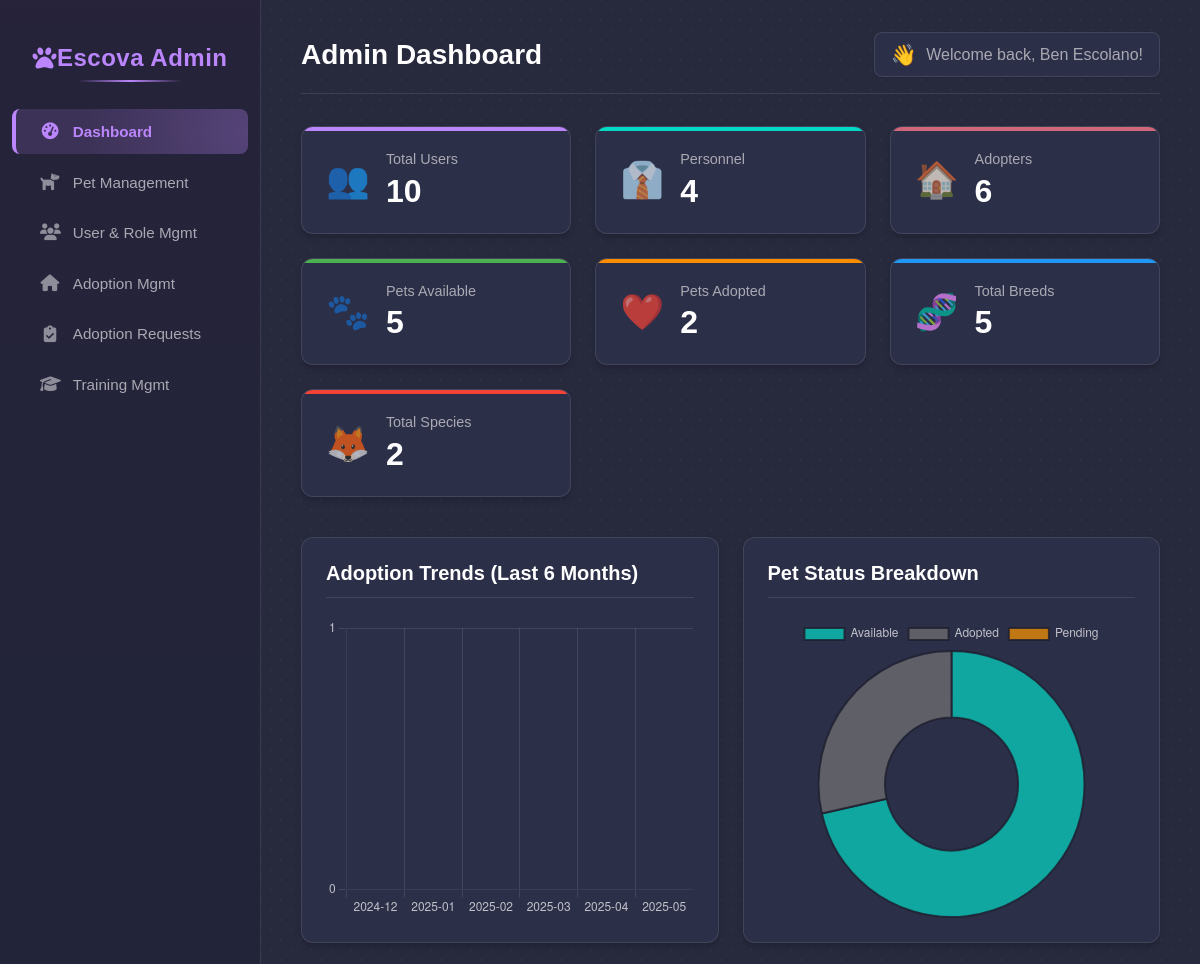
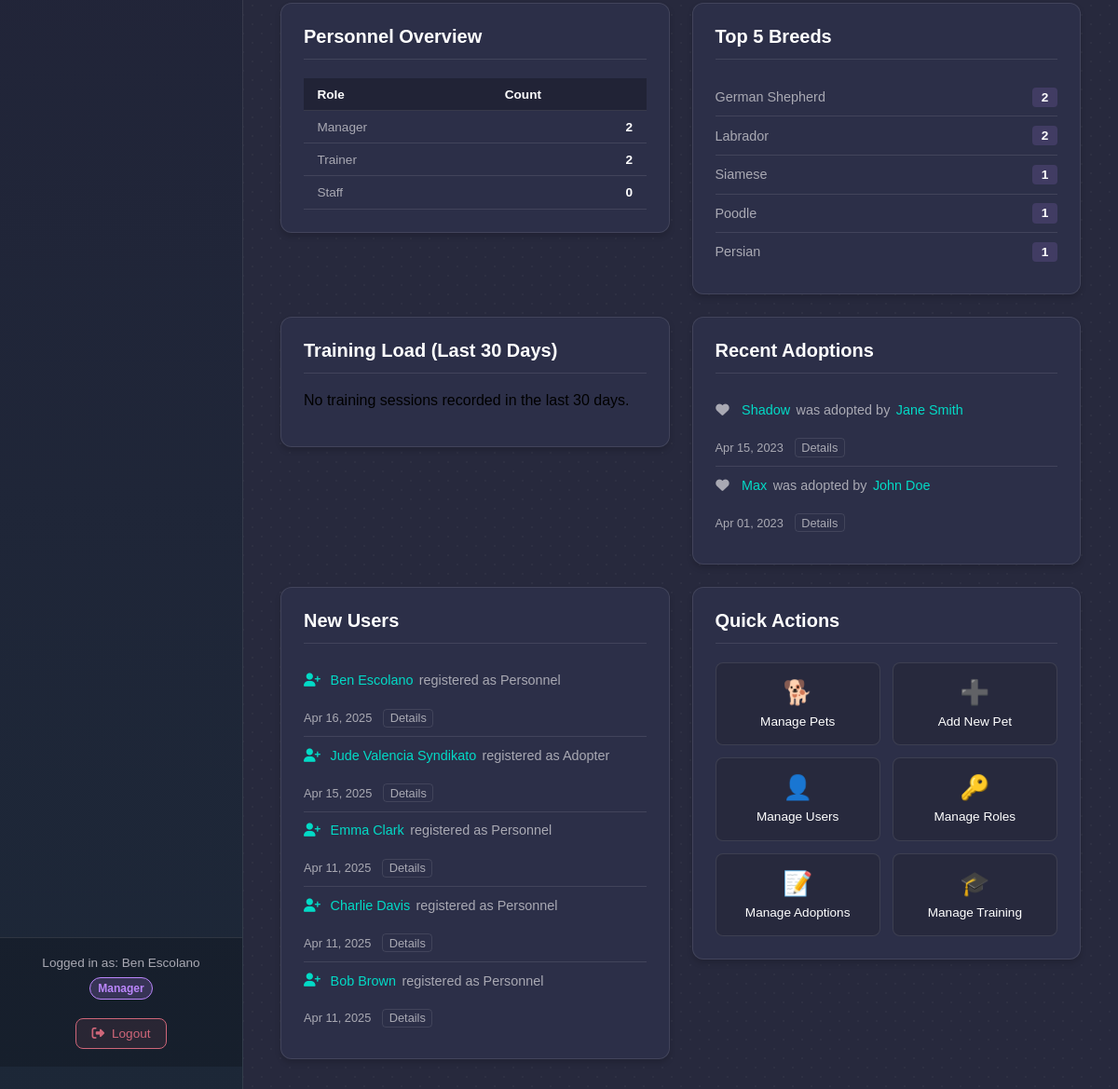
The app's page /admin/index.php (signed in), older data (2 pictures, top to bottom).
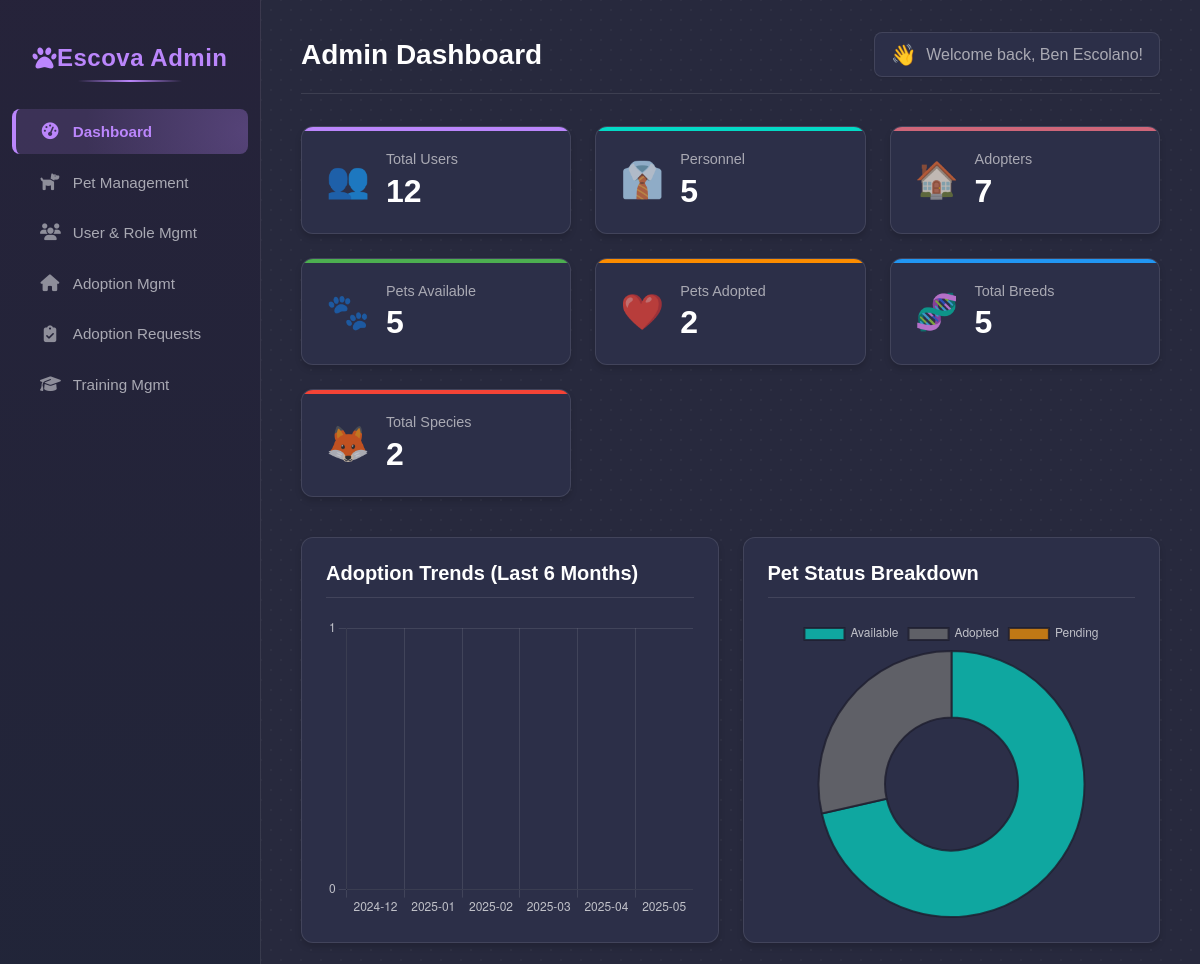
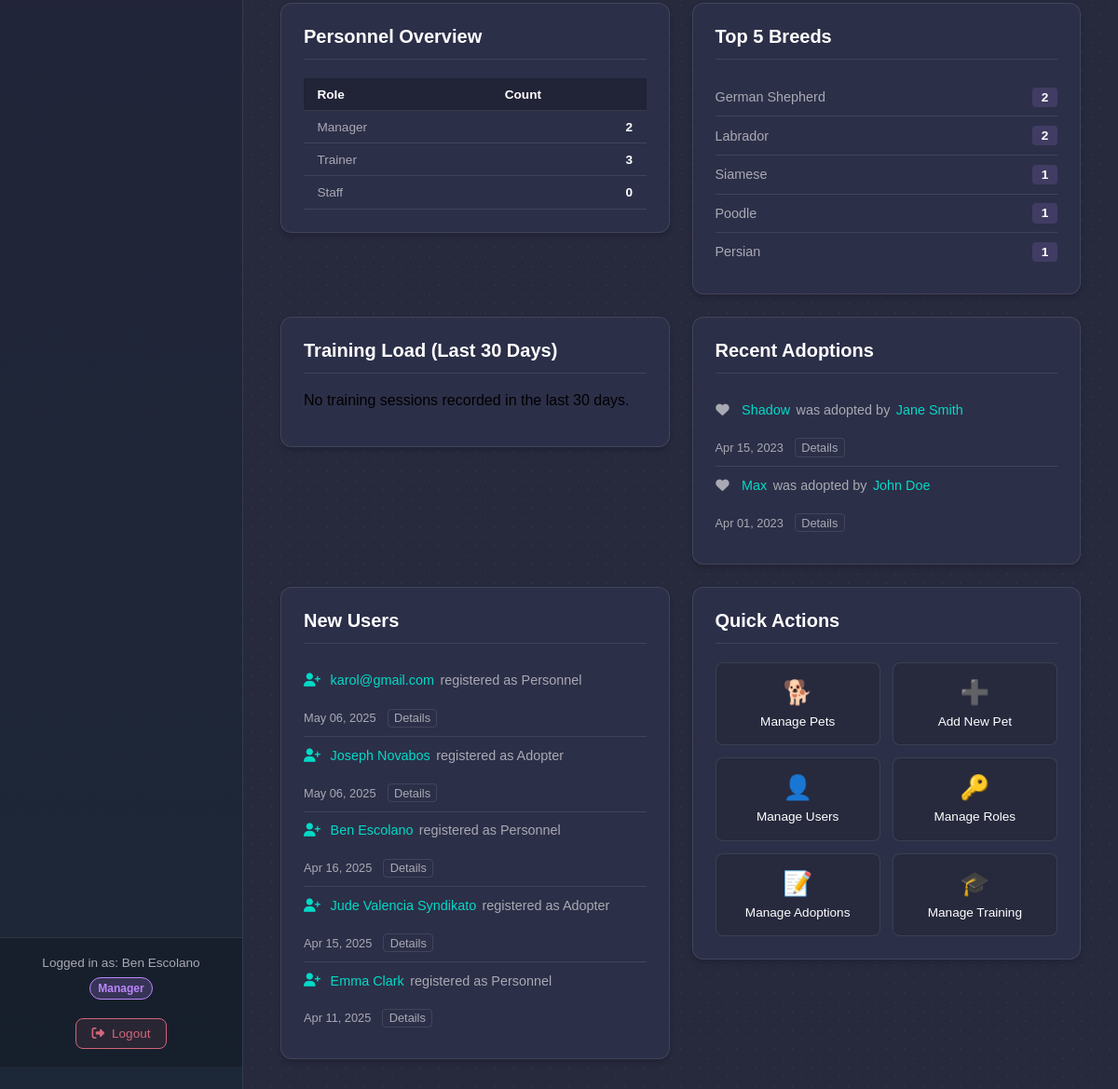
The same page, newer data (2 pictures, top to bottom).
### tables this page shows
CREATE TABLE `tbladoptionrecord` (
  `adoption_id` int(11) NOT NULL,
  `pet_id` int(11) DEFAULT NULL,
  `adopter_id` int(11) DEFAULT NULL,
  `adoption_date` date DEFAULT NULL,
  `fee_paid` decimal(10,2) DEFAULT NULL,
  `created_at` timestamp NOT NULL DEFAULT current_timestamp(),
  `updated_at` timestamp NOT NULL DEFAULT current_timestamp() ON UPDATE current_timestamp()
);

CREATE TABLE `tblpet` (
  `pet_id` int(11) NOT NULL,
  `name` varchar(50) DEFAULT NULL,
  `breed_id` int(11) DEFAULT NULL,
  `age` int(11) DEFAULT NULL,
  `health_status` varchar(100) DEFAULT NULL,
  `adoption_status` enum('Available','Adopted') DEFAULT NULL,
  `pet_image` varchar(255) DEFAULT NULL,
  `created_at` timestamp NOT NULL DEFAULT current_timestamp(),
  `updated_at` timestamp NOT NULL DEFAULT current_timestamp() ON UPDATE current_timestamp()
);

CREATE TABLE `tbluser` (
  `user_id` int(11) NOT NULL,
  `name` varchar(100) DEFAULT NULL,
  `phone` varchar(20) DEFAULT NULL,
  `email` varchar(100) DEFAULT NULL,
  `address` varchar(255) DEFAULT NULL,
  `user_type` enum('Adopter','Personnel') DEFAULT NULL,
  `password` varchar(255) NOT NULL,
  `created_at` timestamp NOT NULL DEFAULT current_timestamp(),
  `updated_at` timestamp NOT NULL DEFAULT current_timestamp() ON UPDATE current_timestamp()
);

### admin/admin_logic.php (called while the page is built, shortened)
<?php
function getAdminDashboardStats() {
    $conn = getDbConnection();
    $stats = [
        'totalUsers' => 0,
        'totalPersonnel' => 0,
        'totalAdopters' => 0,
        'petsAvailable' => 0,
        'petsAdopted' => 0,
        'totalBreeds' => 0,
        'totalSpecies' => 0,
    ];
    try {
        $result = $conn->query("SELECT COUNT(*) as total FROM tbluser");
        if ($result) $stats['totalUsers'] = $result->fetch_assoc()['total'];
        $result = $conn->query("SELECT COUNT(*) as total FROM tbluser WHERE user_type = 'Personnel'");
         if ($result) $stats['totalPersonnel'] = $result->fetch_assoc()['total'];
        $result = $conn->query("SELECT COUNT(*) as total FROM tbluser WHERE user_type = 'Adopter'");
         if ($result) $stats['totalAdopters'] = $result->fetch_assoc()['total'];
        $result = $conn->query("SELECT COUNT(*) as total FROM tblpet WHERE adoption_status = 'Available'");
        if ($result) $stats['petsAvailable'] = $result->fetch_assoc()['total'];
        $result = $conn->query("SELECT COUNT(*) as total FROM tblpet WHERE adoption_status = 'Adopted'");
        if ($result) $stats['petsAdopted'] = $result->fetch_assoc()['total'];
        $result = $conn->query("SELECT COUNT(*) as total FROM tblbreed");
        if ($result) $stats['totalBreeds'] = $result->fetch_assoc()['total'];
        $result = $conn->query("SELECT COUNT(*) as total FROM tblspecies");
        if ($result) $stats['totalSpecies'] = $result->fetch_assoc()['total'];
    } catch (Exception $e) {
        error_log("Error fetching admin stats: " . $e->getMessage());
    } finally {
        if ($conn) $conn->close();
    }
    return $stats;
}
function getRecentUsersAdmin($limit = 5) {
    $conn = getDbConnection();
    $recentUsers = [];
    $limit = max(1, (int)$limit);
    $sql = "SELECT user_id, name, email, user_type, created_at
            FROM tbluser
            ORDER BY created_at DESC, user_id DESC
            LIMIT ?";
    $stmt = $conn->prepare($sql);
    if ($stmt) {
        try {
            $stmt->bind_param("i", $limit);
            $stmt->execute();
            $result = $stmt->get_result();
            while ($row = $result->fetch_assoc()) {
                $recentUsers[] = $row;
            }
        } catch (Exception $e) {
            error_log("Error fetching recent users admin: " . $e->getMessage());
            $recentUsers = [];
        } finally {
            $stmt->close();
        }
    } else {
        error_log("Prepare failed for getRecentUsersAdmin: (" . $conn->errno . ") " . $conn->error);
    }
    return $recentUsers;
}
function getPersonnelRoleCounts() {
    $conn = getDbConnection();
    $roleCounts = ['Manager' => 0, 'Trainer' => 0, 'Staff' => 0];
    $sql_total_personnel = "SELECT COUNT(*) as total FROM tblpersonnel";
    $sql_managers = "SELECT COUNT(*) as total FROM tblmanager";
    $sql_trainers = "SELECT COUNT(*) as total FROM tbltrainer";
    try {
        $result_total = $conn->query($sql_total_personnel);
        $totalPersonnel = ($result_total) ? $result_total->fetch_assoc()['total'] : 0;
        $result_managers = $conn->query($sql_managers);
        $roleCounts['Manager'] = ($result_managers) ? $result_managers->fetch_assoc()['total'] : 0;
        $result_trainers = $conn->query($sql_trainers);
        $roleCounts['Trainer'] = ($result_trainers) ? $result_trainers->fetch_assoc()['total'] : 0;
        $roleCounts['Staff'] = max(0, $totalPersonnel - $roleCounts['Manager'] - $roleCounts['Trainer']);
    } catch (Exception $e) {
        error_log("Error fetching personnel role counts: " . $e->getMessage());
        return [];
    } finally {
        if ($conn) $conn->close();
    }
    return $roleCounts;
}
function getTopBreeds($limit = 5) {
    $conn = getDbConnection();
    $topBreeds = [];
    $limit = max(1, (int)$limit);
    $sql = "SELECT b.breed_name, COUNT(p.pet_id) as count
            FROM tblpet p
            JOIN tblbreed b ON p.breed_id = b.breed_id
            GROUP BY b.breed_id, b.breed_name
            ORDER BY count DESC
            LIMIT ?";
    $stmt = $conn->prepare($sql);
    if ($stmt) {
        try {
            $stmt->bind_param("i", $limit);
            $stmt->execute();
            $result = $stmt->get_result();
            while ($row = $result->fetch_assoc()) {
                $topBreeds[] = $row;
            }
        } catch (Exception $e) {
            error_log("Error fetching top breeds: " . $e->getMessage());
            $topBreeds = [];
        } finally {
            $stmt->close();
        }
    } else {
        error_log("Prepare failed for getTopBreeds: (" . $conn->errno . ") " . $conn->error);
    }
    return $topBreeds;
}
function getRecentAdoptionsAdmin($limit = 5) {
    $conn = getDbConnection();
    $recentAdoptions = [];
    $limit = max(1, (int)$limit);
    $sql = "SELECT
                ar.adoption_id,
                ar.adoption_date,
                p.name AS pet_name,
                p.pet_id,
                u.name AS adopter_name,
                u.user_id AS adopter_user_id
            FROM tbladoptionrecord ar
            JOIN tblpet p ON ar.pet_id = p.pet_id
            JOIN tbladopter a ON ar.adopter_id = a.adopter_id
            JOIN tbluser u ON a.adopter_id = u.user_id
            ORDER BY ar.adoption_date DESC, ar.adoption_id DESC
            LIMIT ?";
    $stmt = $conn->prepare($sql);
    if ($stmt) {
        try {
            $stmt->bind_param("i", $limit);
            $stmt->execute();
            $result = $stmt->get_result();
            while ($row = $result->fetch_assoc()) {
                $recentAdoptions[] = $row;
            }
        } catch (Exception $e) {
            error_log("Error fetching recent adoptions admin: " . $e->getMessage());
            $recentAdoptions = [];
        } finally {
            $stmt->close();
        }
    } else {
        error_log("Prepare failed for getRecentAdoptionsAdmin: (" . $conn->errno . ") " . $conn->error);
    }
    return $recentAdoptions;
}
?>

### admin/index.php (the view, shortened to what the changed rows need)
<?php
$stats = getAdminDashboardStats();
$roleCounts = getPersonnelRoleCounts();
$topBreeds = getTopBreeds(5);
$recentAdoptions = getRecentAdoptionsAdmin(5);
$recentUsers = getRecentUsersAdmin(5);
require_once('partials/header.php');
?>
<div class="dashboard-header">
    <h1>Admin Dashboard</h1>
</div>
<div class="stats-grid">
    <div class="stat-card users">
        <div class="stat-content">
            <div class="stat-label">Total Users</div>
            <div class="stat-value"><?php echo $stats['totalUsers'] ?? 'N/A'; ?></div>
        </div>
    </div>
    <div class="stat-card personnel">
        <div class="stat-content">
            <div class="stat-label">Personnel</div>
            <div class="stat-value"><?php echo $stats['totalPersonnel'] ?? 'N/A'; ?></div>
        </div>
    </div>
    <div class="stat-card adopters">
        <div class="stat-content">
            <div class="stat-label">Adopters</div>
            <div class="stat-value"><?php echo $stats['totalAdopters'] ?? 'N/A'; ?></div>
        </div>
    </div>
    <div class="stat-card pets-available">
        <div class="stat-content">
            <div class="stat-label">Pets Available</div>
            <div class="stat-value"><?php echo $stats['petsAvailable'] ?? 'N/A'; ?></div>
        </div>
    </div>
    <div class="stat-card breeds">
        <div class="stat-content">
            <div class="stat-label">Total Breeds</div>
            <div class="stat-value"><?php echo $stats['totalBreeds'] ?? 'N/A'; ?></div>
        </div>
    </div>
    </div>
<div class="dashboard-sections dashboard-grid-visualization">
    <div class="dashboard-section chart-section adoption-chart-section">
        <h2>Adoption Trends (Last 6 Months)</h2>
    </div>
    <div class="dashboard-section chart-section pet-status-chart-section">
        <h2>Pet Status Breakdown</h2>
    </div>
    <div class="dashboard-section personnel-overview-section">
        <h2>Personnel Overview</h2>
        <?php if (!empty($roleCounts)): ?>
            <table class="admin-table condensed-table">
                 <thead>
                    <tr>
                        <th>Role</th>
                        <th>Count</th>
                    </tr>
                </thead>
                <tbody>
                    <?php foreach ($roleCounts as $role => $count): ?>
                    <tr>
                        <td><?php echo htmlspecialchars($role); ?></td>
                        <td><?php echo $count; ?></td>
                    </tr>
                    <?php endforeach; ?>
                </tbody>
            </table>
        <?php else: ?>
            <p>Could not retrieve personnel role data.</p>
        <?php endif; ?>
    </div>
    <div class="dashboard-section top-breeds-section">
        <h2>Top <?php echo count($topBreeds); ?> Breeds</h2>
        <?php if (!empty($topBreeds)): ?>
            <ol class="data-list">
                <?php foreach ($topBreeds as $breed): ?>
                    <li>
                        <span><?php echo htmlspecialchars($breed['breed_name']); ?></span>
                        <span class="list-count"><?php echo $breed['count']; ?></span>
                    </li>
                <?php endforeach; ?>
            </ol>
        <?php elseif (is_array($topBreeds)): ?>
            <p>No breed data found in the system.</p>
        <?php else: ?>
             <p>Could not retrieve top breed data.</p>
        <?php endif; ?>
    </div>
    <div class="dashboard-section training-load-section">
        <h2>Training Load (Last 30 Days)</h2>
    </div>
    <div class="dashboard-section recent-adoptions-section">
        <h2>Recent Adoptions</h2>
        <?php if (!empty($recentAdoptions)): ?>
            <ul class="data-list activity-list">
                <?php foreach ($recentAdoptions as $adoption): ?>
                    <li>
                        <div class="activity-details">
                            <i class="fas fa-heart list-icon"></i>
                            <a href="edit_pet.php?id=<?php echo $adoption['pet_id']; ?>" title="View Pet"><?php echo htmlspecialchars($adoption['pet_name']); ?></a>
                            was adopted by
                            <a href="edit_user.php?id=<?php echo $adoption['adopter_user_id']; ?>" title="View User"><?php echo htmlspecialchars($adoption['adopter_name']); ?></a>
                        </div>
                        <div class="activity-meta">
                             <span class="activity-date"><?php echo date('M d, Y', strtotime($adoption['adoption_date'])); ?></span>
                             <a href="view_adoption_details.php?id=<?php echo $adoption['adoption_id']; ?>" class="details-link" title="View Adoption Details">Details</a>
                        </div>
                    </li>
                <?php endforeach; ?>
            </ul>
        <?php elseif (is_array($recentAdoptions)): ?>
            <p>No recent adoptions found.</p>
        <?php else: ?>
             <p>Could not retrieve recent adoption data.</p>
        <?php endif; ?>
    </div>
    <div class="dashboard-section recent-users-section">
        <h2>New Users</h2>
        <?php if (!empty($recentUsers)): ?>
            <ul class="data-list activity-list">
                <?php foreach ($recentUsers as $user): ?>
                    <li>
                        <div class="activity-details">
                             <i class="fas fa-user-plus list-icon" style="color: var(--secondary-accent);"></i>
                            <a href="edit_user.php?id=<?php echo $user['user_id']; ?>" title="View User"><?php echo htmlspecialchars($user['name']); ?></a>
                            registered as <?php echo htmlspecialchars($user['user_type']); ?>
                        </div>
                        <div class="activity-meta">
                             <span class="activity-date"><?php echo date('M d, Y', strtotime($user['created_at'])); ?></span>
                             <a href="edit_user.php?id=<?php echo $user['user_id']; ?>" class="details-link" title="View User Details">Details</a>
                        </div>
                    </li>
                <?php endforeach; ?>
            </ul>
        <?php elseif (is_array($recentUsers)): ?>
            <p>No new users found recently.</p>
        <?php else: ?>
             <p>Could not retrieve recent user data.</p>
        <?php endif; ?>
    </div>
    <div class="dashboard-section quick-actions-section">
        <h2>Quick Actions</h2>
    </div>
    </div>
<?php
require_once('partials/footer.php');
?>

Row changes from the older to the newer data that the page shows:
no longer on this page (row unchanged): tbluser: name "Charlie Davis", user_type "Personnel", created_at "Apr 11, 2025"
no longer on this page (row unchanged): tbluser: name "Bob Brown", user_type "Personnel", created_at "Apr 11, 2025"
shown differently, row unchanged: tblpet id 5: pet_id (not shown) → "5"
added tbluser: name "karol@gmail.com", user_type "Personnel", created_at "May 06, 2025"
added tbluser: name "Joseph Novabos", user_type "Adopter", created_at "May 06, 2025"
Text that changed along with them:
$stats['totalUsers']: "10" → "12"
$stats['totalAdopters']: "6" → "7"
$stats['totalPersonnel']: "4" → (not shown)
new list line: "Trainer 3"
list line gone: "Trainer 2"
